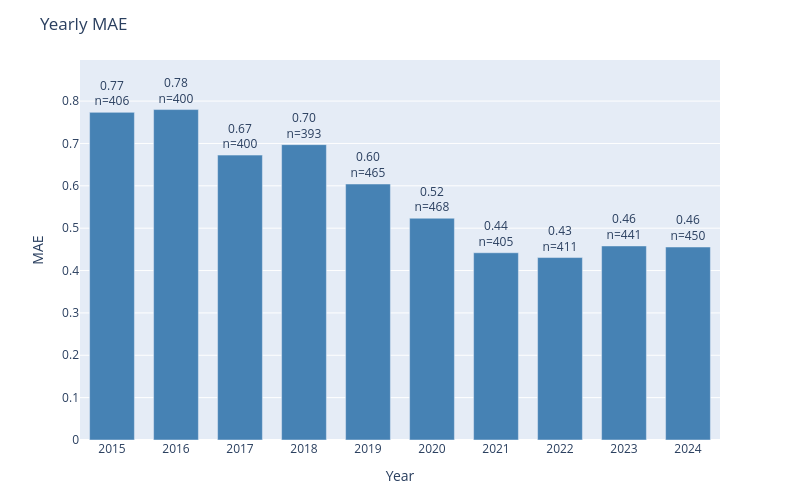

Source (notebook cell):
### Code cell
plot_error_by_group(
    df=results_test,
    y_true_col='actual',
    y_pred_col='prediction',
    date_col='dt_temp',
    group_by='year',
    metric='mae',
    title='Yearly MAE'
)

### Figure 1 — Plotly figure (JSON) as saved in the notebook; plotly's stock layout.template omitted (floating-point values rounded to 4 significant figures)
{"data": [{"marker": {"color": "steelblue"}, "text": ["0.77<br>n=406", "0.78<br>n=400", "0.67<br>n=400", "0.70<br>n=393", "0.60<br>n=465", "0.52<br>n=468", "0.44<br>n=405", "0.43<br>n=411", "0.46<br>n=441", "0.46<br>n=450"], "textposition": "outside", "type": "bar", "x": ["2015", "2016", "2017", "2018", "2019", "2020", "2021", "2022", "2023", "2024"], "y": [0.7734, 0.78, 0.6725, 0.6972, 0.6043, 0.5235, 0.442, 0.4307, 0.458, 0.4556]}], "layout": {"bargap": 0.3, "height": 500, "margin": {"b": 60, "t": 60}, "title": {"text": "Yearly MAE"}, "uniformtext": {"minsize": 8, "mode": "hide"}, "width": 800, "xaxis": {"title": {"text": "Year"}}, "yaxis": {"range": [0, 0.897], "title": {"text": "MAE"}}}}
